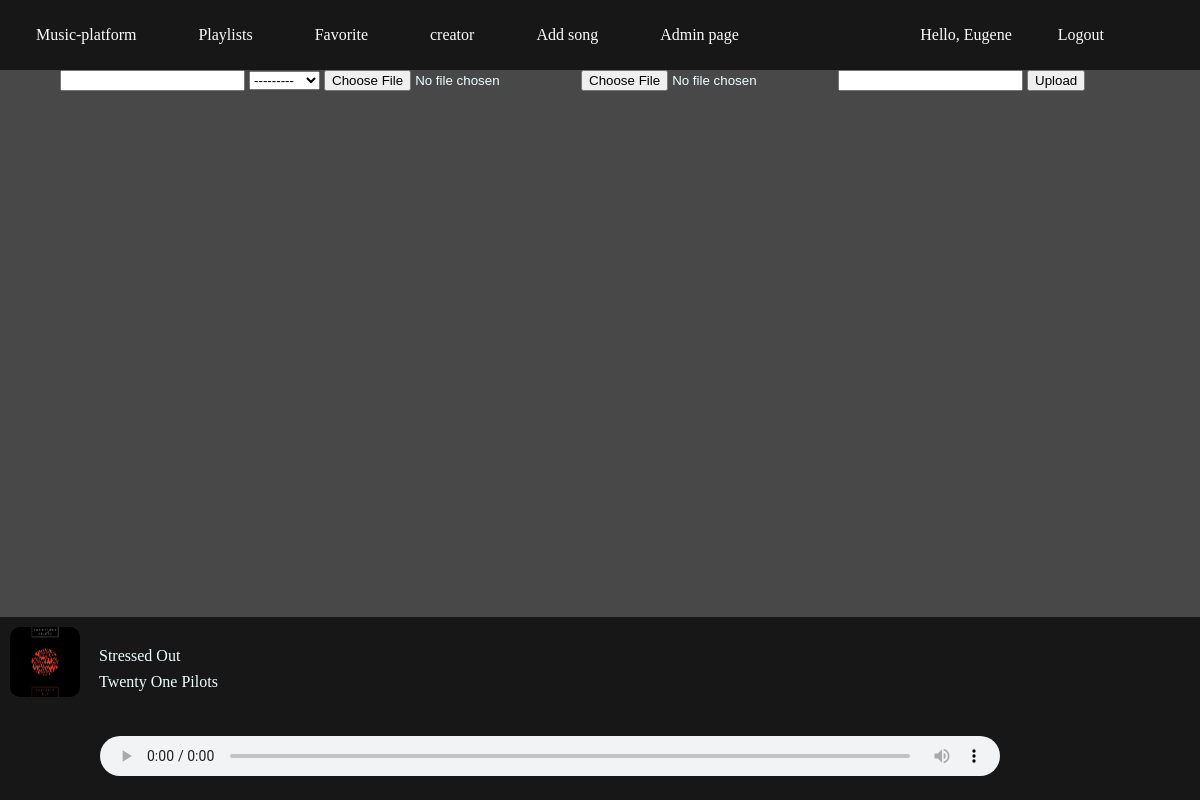
The page /music/add_song/ (signed in) on the database its author committed.
### users_app/models.py (models this page shows, shortened)
class CustomUser(AbstractBaseUser, PermissionsMixin):
    email = models.EmailField(_('email address'), unique=True)
    username = models.CharField(max_length=32)
    date_joined = models.DateTimeField(default=timezone.now)
    is_creator = models.BooleanField(default=False)
    creator_name = models.CharField(default='', max_length=32, null=True)
    creator_descr = models.CharField(default='', blank=True, max_length=255, null=True)
    is_staff = models.BooleanField(default=False)
    is_superuser = models.BooleanField(default=False)
    is_active = models.BooleanField(default=True)
    USERNAME_FIELD = 'email'
    REQUIRED_FIELDS = ['username', ]
    object = CustomUserManager()
    class Meta:
        app_label = 'users_app'

### main_app/models.py (models this page shows, shortened)
class Song(models.Model):
    GENRE_CHOICES = (
        ('ROCK', 'Rock'),
        ('METAL', 'Metal'),
        ('POP', 'Pop'),
        ('HIP-HOP', 'Hip-Hop'),
        ('INDY', 'Indy'),
        ('COUNTRY', 'Country'),
        ('BLUES', 'Blues'),
        ('CLASSIC', 'Classic')
    )
    song_name = models.CharField(max_length=50, unique=True)
    creator = models.ForeignKey(CustomUser, on_delete=models.CASCADE)
    audio_file = models.FileField(blank=True, upload_to='Songs/', null=True)
    image_file = models.ImageField(blank=True, upload_to='Song_Image/', null=True, default='Song_Image/default.jpg')
    genres = MultiSelectField(choices=GENRE_CHOICES)
    date_added = models.DateTimeField(default=datetime.now())
    data_created = models.DateField(blank=True, null=True)

### main_app/views.py (the view)
# urls.py: path('add_song/', views.add_song, name="add_song"),
def add_song(request):
    if request.user.is_authenticated:
        if request.user.is_creator:
            context = {}
            if request.POST:
                form = UploadFrom(request.POST, request.FILES)
                if form.is_valid():
                    upload = form.save(commit=False)
                    upload.creator = request.user
                    upload.save()
                    return redirect('entry_app:main_app:creator_profile')
                else:
                    context['upload_form'] = form
            else:
                form = UploadFrom(request.FILES)
                last_played_list = list(Recent.objects.values('song_id').order_by('-id'))
                if last_played_list:
                    last_played_id = last_played_list[0]['song_id']
                    last_played_song = Song.objects.get(id=last_played_id)
                else:
                    last_played_song = Song.objects.get(id=1)
                context = {'upload_form': form, 'last_played': last_played_song}
            return render(request, 'main_app/SongUpload.html', context)
        else:
            return HttpResponse("You are not creator!")
    else:
        return redirect('entry_app:login')

### main_app/forms.py
class UploadFrom(forms.ModelForm):
    class Meta:
        model = Song
        fields = ['song_name', 'audio_file', 'genres', 'image_file', 'data_created']
        exclude = ['creator']
    widgets = {
        'audio_file': forms.FileInput(),
    }

### main_app/templates/main_app/SongUpload.html
{% extends 'index.html' %}
{% load static %}
{% block content %}
    <form class="add_song" method="post" enctype="multipart/form-data">{% csrf_token %}
        {{ upload_form.song_name }}
        {{ upload_form.genres }}
        {{ upload_form.image_file }}
        {{ upload_form.audio_file }}
        {{ upload_form.data_created }}
        <button type="submit">Upload</button>
    </form>
{% endblock %}

### templates/index.html (shortened to what this page needs)
<!DOCTYPE html>
<html lang="en">
<head>
    {% load static %}
    <link rel="stylesheet" href="{% static 'index.css' %}">
</head>
<body>
    <header>
        <nav>
            <div class="mainlink">
                <ul>
                    {% if request.user.is_superuser %}
                        <li><a href="http://127.0.0.1:8000/admin/">Admin page</a></li>
                    {% endif %}
                    {% if request.user.is_creator %}
                        <li><a href="http://127.0.0.1:8000/music/add_song/">Add song</a></li>
                        <li><a href="{% url 'entry_app:main_app:creator_profile' %}">{{ request.user.creator_name }}</a></li>
                        {% else %}
                            <li><a href="{% url 'entry_app:main_app:become_creator' %}">Become creator</a></li>
                    {% endif %}
                    <li><a href="{% url 'entry_app:main_app:favourite' %}">Favorite</a></li>
                    <li><a href="{% url 'entry_app:main_app:playlist' %}">Playlists</a></li>
                    <li><a href="{% url 'entry_app:main_app:music' %}"> Music-platform </a></li>
                </ul>
            </div>
            {% if request.user.is_authenticated %}
                <div class="username">
                    <ul>
                        <li><a href="{% url 'entry_app:logout' %}">Logout</a></li>
                        <li><p>Hello, {{ request.user.username }}</p></li>
                    </ul>
                </div>
            {% else %}
                <ul>
                    <li><a href="{% url 'entry_app:signup' %}"> Sign Up </a></li>
                    <li><a href="{% url 'entry_app:login' %}"> Log In </a></li>
                </ul>
            {% endif %}
        </nav>
    </header>
    <div class="container">
        {% block content %}
        {% endblock content %}
    </div>
    {% if request.user.is_authenticated %}
        {% if last_played %}
        <footer>
            <div class="player">
                <div class="left">
                    <img src="{{ last_played.image_file.url }}" height="70" width="70">
                </div>
                <div class="right">
                    <div class="top">
                        <ul>
                            <li><a href="{% url 'entry_app:main_app:song_detail' song_id=last_played.id %}">{{last_played.song_name}}</a></li>
                            <li><a>{{last_played.creator.creator_name}}</a></li>
                        </ul>
                    </div>
                    <div class="bottom">
                        <audio controls=""><source src="{{ last_played.audio_file.url }}" type="audio/mpeg"></audio>
                    </div>
                </div>
            </div>
        </footer>
        {% endif %}
    {% endif %}
</body>
</html>

### static/index.css (style rules this page uses)
body { background-color: #484848; height: 100%; margin: 0; padding: 0; display: flex; flex-direction: column; color: azure; padding-bottom: 100px; }
body a { text-decoration: none; color: azure; }
.player { display: flex; padding: 10px; position:fixed; bottom: 0; width: 100%; background-color: #171717; }
.player audio { margin-left: 20px; margin-bottom: 10px; margin-top: 25px; margin-right: 250px; width: 900px; height:40px; }
.player img { border-radius: 10px 10px 10px 10px; }
.player .top ul { float: left; padding-inline-start: 0; }
.player .top { width: auto; }
.player .top a { margin-left: 15px; color: azure; }
.player .top li { text-decoration: none; list-style-type: none; padding: 4px; }
.player .right { width: 100%; }
.player .bottom { display: block; float: right; }
.player .left { display: block; float: left; }
.mainlink { float: left; margin-left: 10px; }
header { padding: 0; overflow: hidden; background-color: #171717; }
nav a { display: block; color: white; text-align: center; padding: 16px; text-decoration: none; }
nav li { float: right; margin-right: 30px; }
nav ul { list-style-type: none; overflow: hidden; margin: 0; float: right; margin-right: 20px; padding: 10px; }
.container { height: 100%; width: 90%; margin: auto; background: #484848; }
.username { float: right; display: block; color: white; text-align: center; text-decoration: none; margin-right: 20px; }
footer { display: block; position:absolute; bottom:0; width:100%; }

### rows shown on the page
CustomUser: user.creator_name "creator", user.username "Eugene"
Song: image_file (picture), song_name "Stressed Out", creator.creator_name "Twenty One Pilots"
